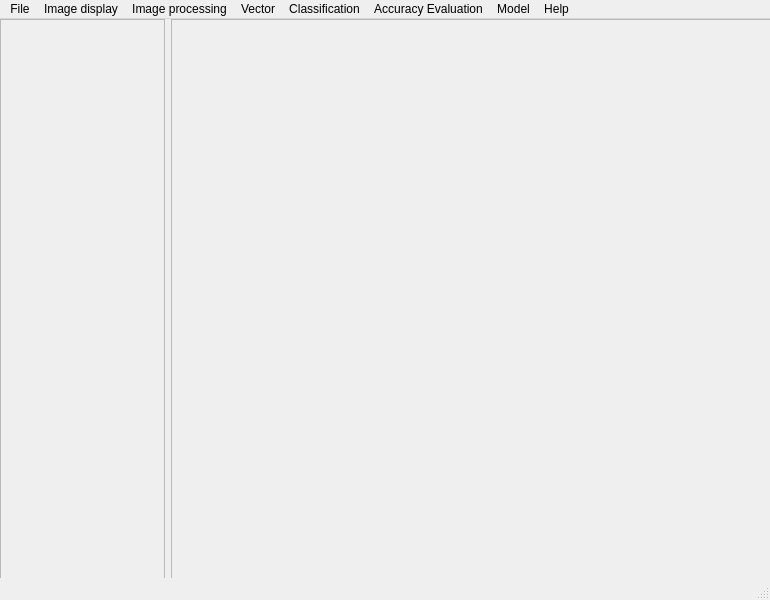
<?xml version="1.0" encoding="UTF-8"?>
<ui version="4.0">
 <class>MainWindow</class>
 <widget class="QMainWindow" name="MainWindow">
  <property name="geometry">
   <rect>
    <x>0</x>
    <y>0</y>
    <width>770</width>
    <height>600</height>
   </rect>
  </property>
  <property name="windowTitle">
   <string>MainWindow</string>
  </property>
  <widget class="QWidget" name="centralwidget">
   <widget class="QWidget" name="layoutWidget">
    <property name="geometry">
     <rect>
      <x>0</x>
      <y>0</y>
      <width>791</width>
      <height>561</height>
     </rect>
    </property>
    <layout class="QHBoxLayout" name="horizontalLayout_2">
     <item>
      <widget class="QFrame" name="frame">
       <property name="sizePolicy">
        <sizepolicy hsizetype="Expanding" vsizetype="Expanding">
         <horstretch>4</horstretch>
         <verstretch>0</verstretch>
        </sizepolicy>
       </property>
       <property name="frameShape">
        <enum>QFrame::StyledPanel</enum>
       </property>
       <property name="frameShadow">
        <enum>QFrame::Raised</enum>
       </property>
      </widget>
     </item>
     <item>
      <widget class="QFrame" name="frame_2">
       <property name="sizePolicy">
        <sizepolicy hsizetype="Expanding" vsizetype="Expanding">
         <horstretch>15</horstretch>
         <verstretch>0</verstretch>
        </sizepolicy>
       </property>
       <property name="frameShape">
        <enum>QFrame::StyledPanel</enum>
       </property>
       <property name="frameShadow">
        <enum>QFrame::Raised</enum>
       </property>
      </widget>
     </item>
    </layout>
   </widget>
  </widget>
  <widget class="QMenuBar" name="menubar">
   <property name="geometry">
    <rect>
     <x>0</x>
     <y>0</y>
     <width>770</width>
     <height>18</height>
    </rect>
   </property>
   <widget class="QMenu" name="menu_File">
    <property name="title">
     <string>File</string>
    </property>
    <addaction name="actionOpenImageFile"/>
    <addaction name="actionOpenVectorData"/>
    <addaction name="actionSaveImageFileAs"/>
    <addaction name="actionSaveVectorFileAs"/>
    <addaction name="actionExit"/>
   </widget>
   <widget class="QMenu" name="menu_ImageDisplay">
    <property name="title">
     <string>Image display</string>
    </property>
    <addaction name="actionBandextraction"/>
    <addaction name="actionviewingmetadata"/>
    <addaction name="actionBandsynthesis"/>
    <addaction name="actionImageCutting"/>
    <addaction name="actionProjection"/>
    <addaction name="actionHistogram"/>
    <addaction name="actionSpectral_characteristics"/>
   </widget>
   <widget class="QMenu" name="menu_image_processing">
    <property name="title">
     <string>Image processing</string>
    </property>
    <widget class="QMenu" name="menu_Image_enhancement">
     <property name="title">
      <string>Image enhancement</string>
     </property>
     <addaction name="actionImagestretching"/>
     <addaction name="actionEqualize"/>
    </widget>
    <widget class="QMenu" name="menu_Filtering">
     <property name="title">
      <string>Filtering</string>
     </property>
     <addaction name="actionSmoothing"/>
     <addaction name="actionSharpening"/>
     <addaction name="actionEdgedetection"/>
    </widget>
    <addaction name="menu_Image_enhancement"/>
    <addaction name="menu_Filtering"/>
    <addaction name="actionBandMath"/>
   </widget>
   <widget class="QMenu" name="menu_ROI">
    <property name="title">
     <string>Vector</string>
    </property>
    <widget class="QMenu" name="menu_Creating_Vector">
     <property name="title">
      <string>Creating Vector</string>
     </property>
     <addaction name="actionPoint"/>
     <addaction name="actionPolyline"/>
     <addaction name="actionPolygon"/>
    </widget>
    <addaction name="actionCreatingROI"/>
    <addaction name="actionSaveROIAs"/>
    <addaction name="actionEditingROI"/>
    <addaction name="menu_Creating_Vector"/>
   </widget>
   <widget class="QMenu" name="menuClassification">
    <property name="title">
     <string>Classification</string>
    </property>
    <widget class="QMenu" name="menuSupervised_Classification">
     <property name="title">
      <string>Supervised Classification</string>
     </property>
     <addaction name="actionMaximum_Likelihood"/>
     <addaction name="actionMinimum_Distance"/>
     <addaction name="actionSVM"/>
     <addaction name="actionDecision_Tree"/>
     <addaction name="actionRandom_Forest"/>
    </widget>
    <widget class="QMenu" name="menuUnsupervised_Classification">
     <property name="title">
      <string>Unsupervised Classification</string>
     </property>
     <addaction name="actionK_means"/>
     <addaction name="actionISODATA"/>
    </widget>
    <widget class="QMenu" name="menuClassification_Result_Processing">
     <property name="title">
      <string>Classification Result Processing</string>
     </property>
     <addaction name="actionCustom_Color"/>
     <addaction name="actionSmooth_Processing"/>
     <addaction name="actionDenoising"/>
    </widget>
    <addaction name="menuSupervised_Classification"/>
    <addaction name="menuUnsupervised_Classification"/>
    <addaction name="actionDeep_leraning_Classification"/>
    <addaction name="actionSave_Model_As"/>
    <addaction name="menuClassification_Result_Processing"/>
    <addaction name="actionGenerating"/>
   </widget>
   <widget class="QMenu" name="menuAccuracy_Evaluation">
    <property name="title">
     <string>Accuracy Evaluation</string>
    </property>
    <addaction name="actionConfusion_Matrix"/>
    <addaction name="actionOverall_Accuracy"/>
    <addaction name="actionKappa"/>
    <addaction name="actionVerify_Sample_Accuracy_Test"/>
    <addaction name="actionGenerate_Accuracy_Evaluation_Table"/>
   </widget>
   <widget class="QMenu" name="menuModel">
    <property name="title">
     <string>Model</string>
    </property>
   </widget>
   <widget class="QMenu" name="menuHelp">
    <property name="title">
     <string>Help</string>
    </property>
    <addaction name="actionLanguage"/>
    <addaction name="actionGuide"/>
    <addaction name="actionHelp"/>
   </widget>
   <addaction name="menu_File"/>
   <addaction name="menu_ImageDisplay"/>
   <addaction name="menu_image_processing"/>
   <addaction name="menu_ROI"/>
   <addaction name="menuClassification"/>
   <addaction name="menuAccuracy_Evaluation"/>
   <addaction name="menuModel"/>
   <addaction name="menuHelp"/>
  </widget>
  <widget class="QStatusBar" name="statusbar"/>
  <action name="actionOpenImageFile">
   <property name="text">
    <string>Open Image File</string>
   </property>
  </action>
  <action name="actionOpenVectorData">
   <property name="text">
    <string>Open vector data</string>
   </property>
  </action>
  <action name="actionBandextraction">
   <property name="text">
    <string>Band extraction</string>
   </property>
  </action>
  <action name="actionviewingmetadata">
   <property name="text">
    <string>viewing metadata</string>
   </property>
  </action>
  <action name="actionSaveImageFileAs">
   <property name="text">
    <string>Save Image File As</string>
   </property>
  </action>
  <action name="actionSaveVectorFileAs">
   <property name="text">
    <string>Save Vector File As</string>
   </property>
  </action>
  <action name="actionBandsynthesis">
   <property name="text">
    <string>Band synthesis</string>
   </property>
  </action>
  <action name="actionImageCutting">
   <property name="text">
    <string>Image Cutting</string>
   </property>
  </action>
  <action name="actionProjection">
   <property name="text">
    <string>Projection</string>
   </property>
  </action>
  <action name="actionHistogram">
   <property name="text">
    <string>Histogram</string>
   </property>
  </action>
  <action name="actionSpectral_characteristics">
   <property name="text">
    <string>Spectral characteristics</string>
   </property>
  </action>
  <action name="actionImagestretching">
   <property name="text">
    <string>Image stretching</string>
   </property>
  </action>
  <action name="actionEqualize">
   <property name="text">
    <string>Equalize</string>
   </property>
  </action>
  <action name="actionSmoothing">
   <property name="text">
    <string>Smoothing</string>
   </property>
  </action>
  <action name="actionSharpening">
   <property name="text">
    <string>Sharpening</string>
   </property>
  </action>
  <action name="actionEdgedetection">
   <property name="text">
    <string>Edge detection</string>
   </property>
  </action>
  <action name="actionBandMath">
   <property name="text">
    <string>Band Math</string>
   </property>
  </action>
  <action name="actionCreatingROI">
   <property name="text">
    <string>Creating ROI</string>
   </property>
  </action>
  <action name="actionSaveROIAs">
   <property name="text">
    <string>Save ROI As</string>
   </property>
  </action>
  <action name="actionEditingROI">
   <property name="text">
    <string>Editing ROI</string>
   </property>
  </action>
  <action name="actionPoint">
   <property name="text">
    <string>Point</string>
   </property>
  </action>
  <action name="actionPolyline">
   <property name="text">
    <string>Polyline</string>
   </property>
  </action>
  <action name="actionPolygon">
   <property name="text">
    <string>Polygon</string>
   </property>
  </action>
  <action name="actionMaximum_Likelihood">
   <property name="text">
    <string>Maximum Likelihood</string>
   </property>
  </action>
  <action name="actionMinimum_Distance">
   <property name="text">
    <string>Minimum Distance</string>
   </property>
  </action>
  <action name="actionSVM">
   <property name="text">
    <string>SVM</string>
   </property>
  </action>
  <action name="actionDecision_Tree">
   <property name="text">
    <string>Decision Tree</string>
   </property>
  </action>
  <action name="actionRandom_Forest">
   <property name="text">
    <string>Random Forest</string>
   </property>
  </action>
  <action name="actionK_means">
   <property name="text">
    <string>K-means</string>
   </property>
  </action>
  <action name="actionISODATA">
   <property name="text">
    <string>ISODATA</string>
   </property>
  </action>
  <action name="actionDeep_leraning_Classification">
   <property name="text">
    <string>Deep-leraning Classification</string>
   </property>
  </action>
  <action name="actionSave_Model_As">
   <property name="text">
    <string>Save Model As</string>
   </property>
  </action>
  <action name="actionCustom_Color">
   <property name="text">
    <string>Custom Color</string>
   </property>
  </action>
  <action name="actionSmooth_Processing">
   <property name="text">
    <string>Smooth Processing</string>
   </property>
  </action>
  <action name="actionDenoising">
   <property name="text">
    <string>Denoising</string>
   </property>
  </action>
  <action name="actionConfusion_Matrix">
   <property name="text">
    <string>Confusion Matrix</string>
   </property>
  </action>
  <action name="actionOverall_Accuracy">
   <property name="text">
    <string>Overall Accuracy</string>
   </property>
  </action>
  <action name="actionKappa">
   <property name="text">
    <string>Kappa</string>
   </property>
  </action>
  <action name="actionVerify_Sample_Accuracy_Test">
   <property name="text">
    <string>Verifing Sample Accuracy Test</string>
   </property>
  </action>
  <action name="actionExit">
   <property name="text">
    <string>Exit</string>
   </property>
  </action>
  <action name="actionGenerate_Accuracy_Evaluation_Table">
   <property name="text">
    <string>Generating Accuracy Evaluation Table</string>
   </property>
  </action>
  <action name="actionGenerating">
   <property name="text">
    <string>Generating Classification Report</string>
   </property>
  </action>
  <action name="actionLanguage">
   <property name="text">
    <string>Language</string>
   </property>
  </action>
  <action name="actionGuide">
   <property name="text">
    <string>Guide</string>
   </property>
  </action>
  <action name="actionHelp">
   <property name="text">
    <string>About This App</string>
   </property>
  </action>
 </widget>
 <resources/>
 <connections/>
</ui>
